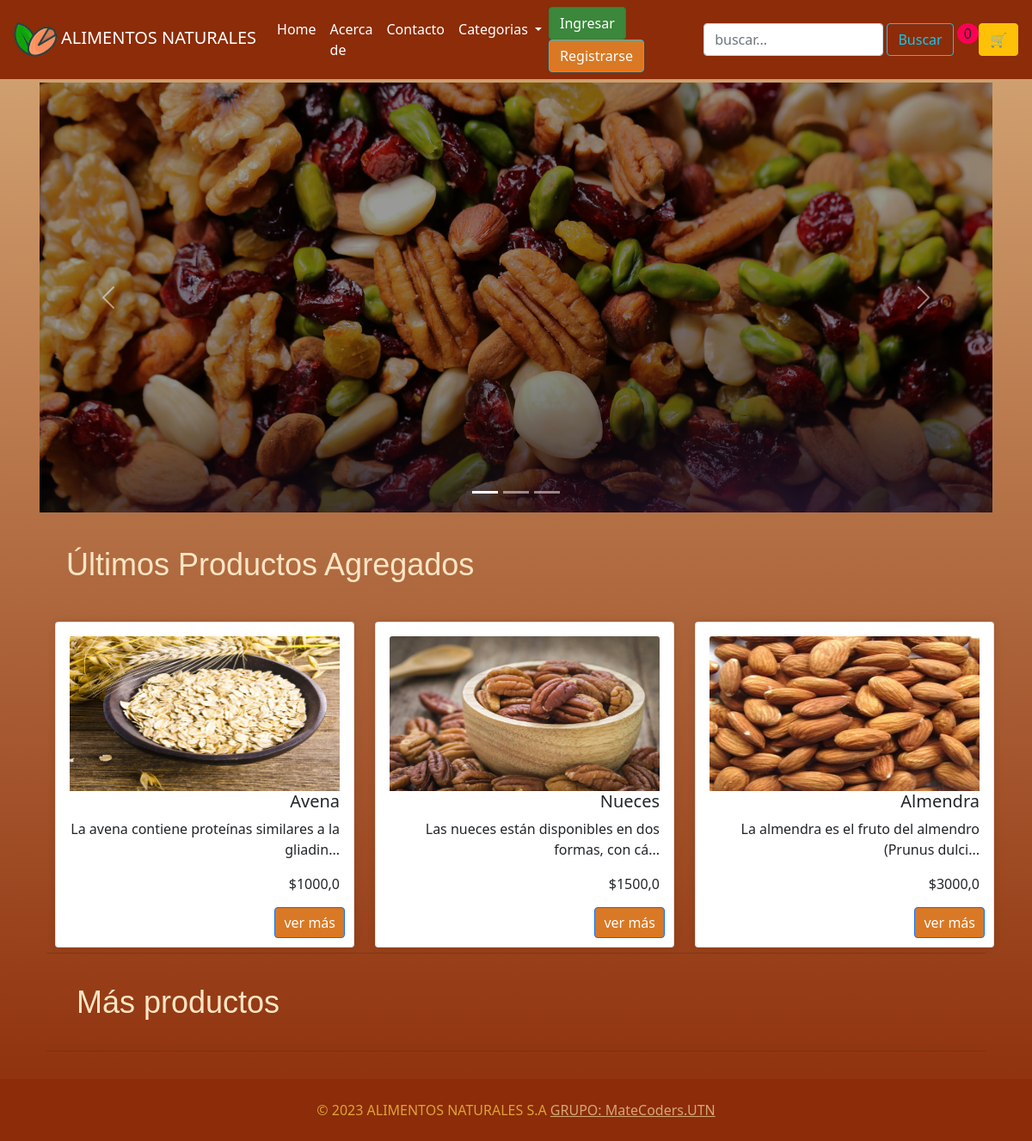
The app's page /, older data.
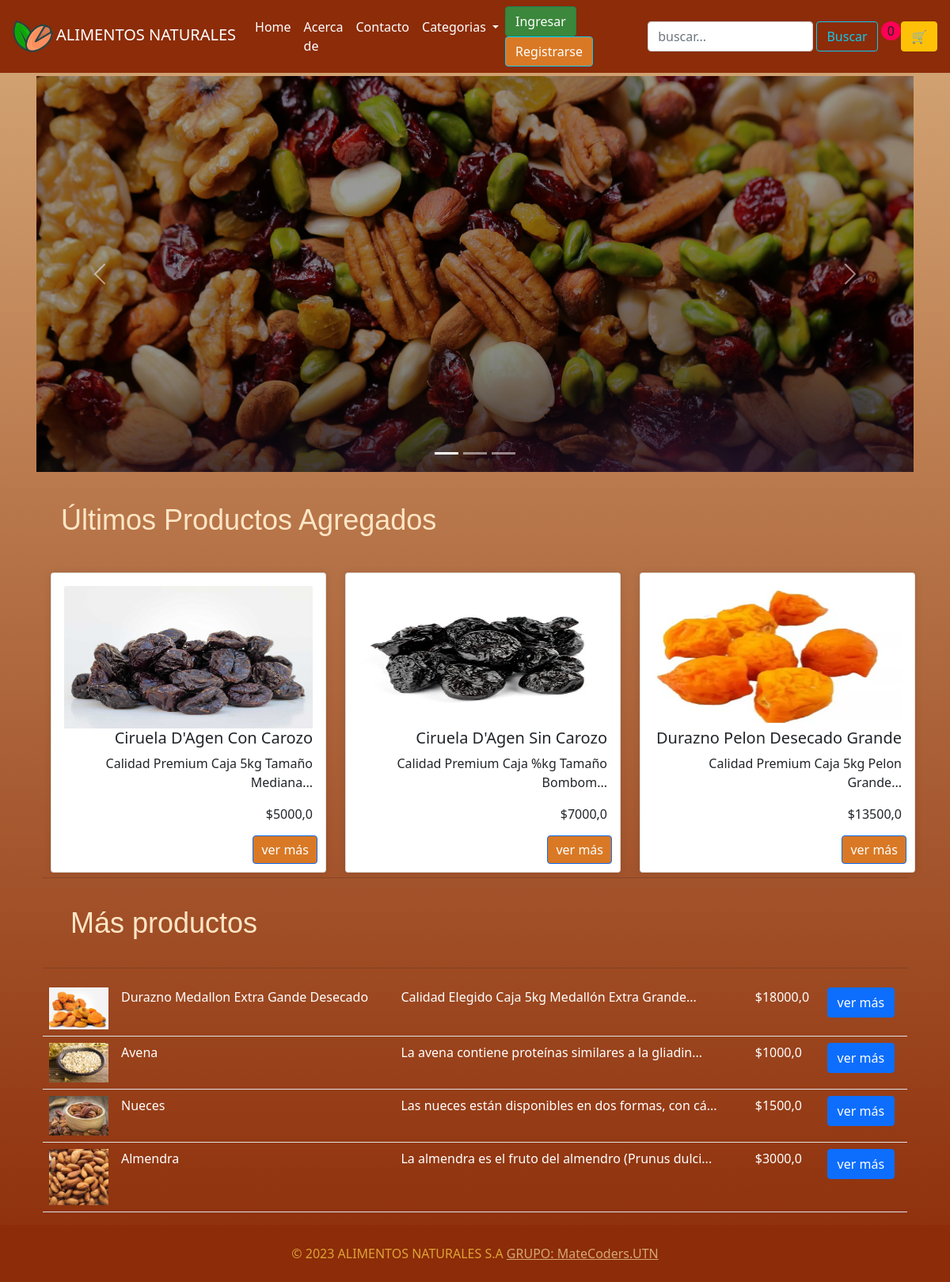
The same page, newer data.
### TIENDA/models.py (models this page shows, shortened)
class Producto(models.Model):
    titulo = models.CharField(max_length=100)
    imagen = models.FileField(upload_to= "imagenes", null = True )
    descripcion = models.TextField(max_length=1000)
    precio = models.FloatField()
    categoria = models.ForeignKey(Categoria,on_delete=models.CASCADE, related_name='categoria_producto')
    fecha = models.DateTimeField(auto_now_add=True)

### TIENDA/views.py (the view)
# urls.py: path('', views.home, name = 'home'),
def home(request):
    if "carrito" not in request.session:
            request.session["carrito"] = []
    nuevos = Producto.objects.all().order_by('-fecha')[:3]
    productos = Producto.objects.all().order_by('-fecha')[3:10]
    return render(request, 'tienda/index.html', {
        'productos': productos,
        'nuevos': nuevos,
        'carrito': request.session["carrito"]
    })

### TIENDA/context_processor.py (called while the page is built)
def extras(request):
    if "carrito" not in request.session:
        request.session["carrito"] = []
    cantidad_productos = len(request.session['carrito'])
    return({'categoria': Categoria.objects.all(),
            'cantidad_productos': cantidad_productos,
            })

### TIENDA/models.py (called while the page is built)
    def __str__(self) -> str:
        return f'{self.titulo}'

### TIENDA/templates/tienda/index.html (shortened to what this page needs)
{% extends 'tienda/layout.html' %}
{% load static %}
{% block content %}
<div id="carouselExampleIndicators" class="carousel slide p-1" data-bs-ride="carousel">
  <div class="carousel-indicators">
    <button class="active" type="button" data-bs-target="#carouselExampleIndicators" data-bs-slide-to="0" aria-label="Slide 1" aria-current="true"></button>
    <button type="button" data-bs-target="#carouselExampleIndicators" data-bs-slide-to="1" aria-label="Slide 2"></button>
    <button type="button" data-bs-target="#carouselExampleIndicators" data-bs-slide-to="2" aria-label="Slide 3"></button>
  </div>
  <div class="carousel-inner">
    <div class="carousel-item d-item active">
      <img src="{% static 'media/img/fondonueces1.png' %}" class="d-block w-100 d-img" alt="...">
    </div>
  </div>
  <button class="carousel-control-prev" type="button" data-bs-target="#carouselExampleIndicators" data-bs-slide="prev">
    <span class="carousel-control-prev-icon" aria-hidden="true"></span>
  </button>
  <button class="carousel-control-next" type="button" data-bs-target="#carouselExampleIndicators" data-bs-slide="next">
    <span class="carousel-control-next-icon" aria-hidden="true"></span>
  </button>
</div>
<h2 class="ultimos-text">Últimos Productos Agregados</h2>
<div class="container">
        <div class="row justify-content-md-around">
            {% for producto in nuevos  %}
                <div class="col-md-4" >
                    <div class="card text-end carta-producto " >
                        <div class="card-body ">
                            <img src=" {{ media_url  }}{{ producto.imagen.url }}" class="card-img-top" alt="..." style="max-height: 15vw;">
                            <h5 class="card-title">{{producto.titulo}}</h5>
                            <p class="card-text">{{producto.descripcion |  slice:'0:50'}}...</p>
                            <p class="card-text precio"> ${{producto.precio}} </p>
                            <a href="{% url 'tienda:producto' producto.id %}  " class="btn btn-primary btn-ver-mas">ver más</a>
                        </div>
                    </div>
                </div>
            {% endfor %}
        </div>
    <hr>
</div>
<div class="container">
<h2 class="ultimos-text">Más productos</h2>
<hr>
<table class="table table-hover table-responsive-md">
    {% for producto in productos  %}
        <tr>
            <td scope="col " class="col-sm-1"> <img src=" {{ media_url  }}{{ producto.imagen.url }}" class="img-fluid" style="max-height: 20vh;" alt= {{producto.titulo}}>  </td>
            <td scope="col" style="color: #ffffff;"> {{producto.titulo}} </td>
            <td scope="col" style="color: #ffffff;">{{producto.descripcion |slice:"0:50"}}... </td>
            <td scope="col" style="color: #ffffff;">${{producto.precio}} </td>
            <td scope="col"><a href="{% url 'tienda:producto' producto.id %}  " class="btn btn-primary">ver más</a> </td>
        </tr>
      {% endfor %}
</table>
</div>
{% endblock content %}

Row changes from the older to the newer data that the page shows:
added Producto: imagen (picture), titulo "Ciruela D'Agen Con Carozo", descripcion "Calidad Premium Caja 5kg Tamaño Mediana", precio "5000,0", shown under "Últimos Productos Agregados"
added Producto: imagen (picture), titulo "Ciruela D'Agen Sin Carozo", descripcion "Calidad Premium Caja %kg Tamaño Bombom", precio "7000,0", shown under "Últimos Productos Agregados"
added Producto: imagen (picture), titulo "Durazno Pelon Desecado Grande", descripcion "Calidad Premium Caja 5kg Pelon Grande", precio "13500,0", shown under "Últimos Productos Agregados"
added Producto: imagen (picture), titulo "Durazno Medallon Extra Gande Desecado", descripcion "Calidad Elegido Caja 5kg Medallón Extra Grande", precio "18000,0", shown under "Más productos"
shown differently, row unchanged: Producto "Avena": moves from the list under "Últimos Productos Agregados" to the list under "Más productos"
shown differently, row unchanged: Producto "Nueces": moves from the list under "Últimos Productos Agregados" to the list under "Más productos"
shown differently, row unchanged: Producto "Almendra": moves from the list under "Últimos Productos Agregados" to the list under "Más productos"
